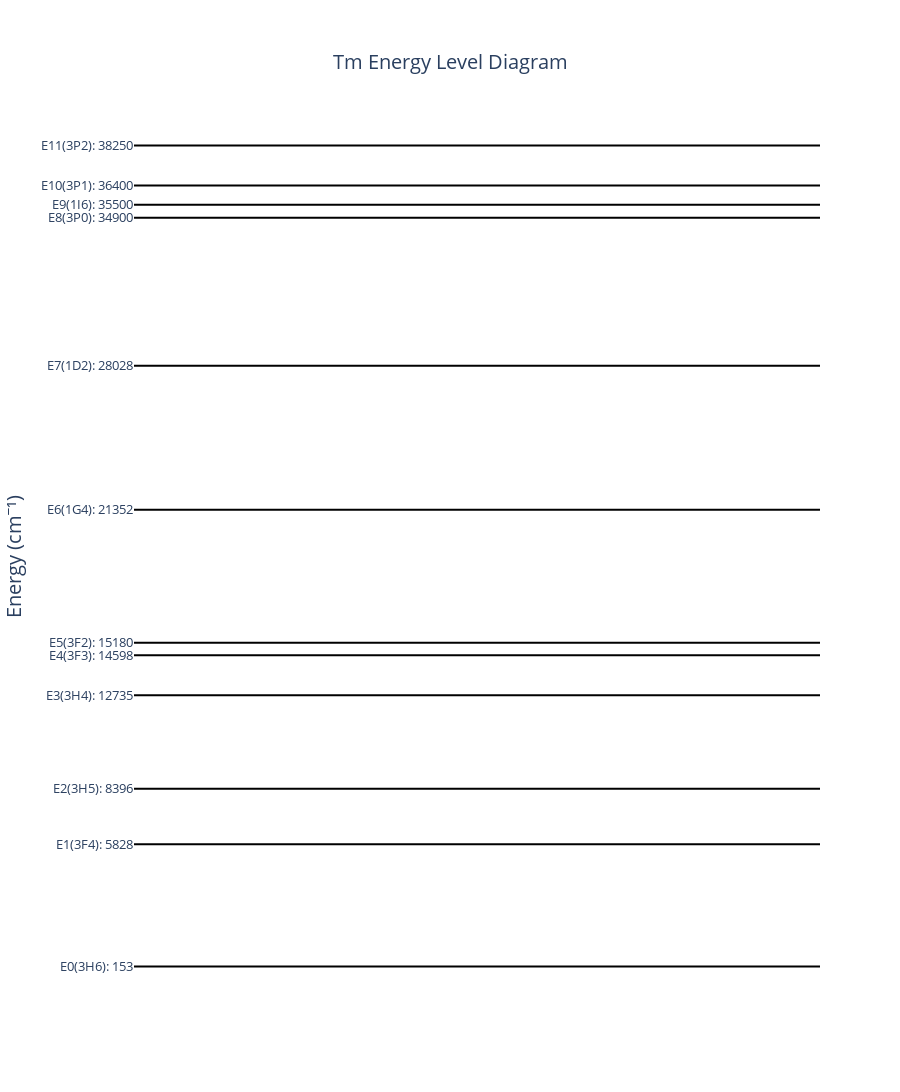

The notebook cell saved with this chart:
### Markdown cell above
# `1. class EnergyLevelDiagram`

## Visualization of energy level diagram

### Code cell
diagram = EnergyLevelDiagram('Tm',Tm_energy)
diagram.plot_diagram()

### Figure 1 — Plotly figure (JSON) as saved in the notebook; plotly's stock layout.template omitted (floating-point values rounded to 4 significant figures)
{"data": [{"line": {"color": "black", "width": 2}, "mode": "lines", "showlegend": false, "type": "scatter", "x": [0, 1], "y": [153, 153]}, {"line": {"color": "black", "width": 2}, "mode": "lines", "showlegend": false, "type": "scatter", "x": [0, 1], "y": [5828, 5828]}, {"line": {"color": "black", "width": 2}, "mode": "lines", "showlegend": false, "type": "scatter", "x": [0, 1], "y": [8396, 8396]}, {"line": {"color": "black", "width": 2}, "mode": "lines", "showlegend": false, "type": "scatter", "x": [0, 1], "y": [12735, 12735]}, {"line": {"color": "black", "width": 2}, "mode": "lines", "showlegend": false, "type": "scatter", "x": [0, 1], "y": [14598, 14598]}, {"line": {"color": "black", "width": 2}, "mode": "lines", "showlegend": false, "type": "scatter", "x": [0, 1], "y": [15180, 15180]}, {"line": {"color": "black", "width": 2}, "mode": "lines", "showlegend": false, "type": "scatter", "x": [0, 1], "y": [21352, 21352]}, {"line": {"color": "black", "width": 2}, "mode": "lines", "showlegend": false, "type": "scatter", "x": [0, 1], "y": [28028, 28028]}, {"line": {"color": "black", "width": 2}, "mode": "lines", "showlegend": false, "type": "scatter", "x": [0, 1], "y": [34900, 34900]}, {"line": {"color": "black", "width": 2}, "mode": "lines", "showlegend": false, "type": "scatter", "x": [0, 1], "y": [35500, 35500]}, {"line": {"color": "black", "width": 2}, "mode": "lines", "showlegend": false, "type": "scatter", "x": [0, 1], "y": [36400, 36400]}, {"line": {"color": "black", "width": 2}, "mode": "lines", "showlegend": false, "type": "scatter", "x": [0, 1], "y": [38250, 38250]}], "layout": {"height": 1100, "plot_bgcolor": "white", "title": {"font": {"size": 20}, "text": "Tm Energy Level Diagram", "x": 0.5, "y": 0.95}, "width": 900, "xaxis": {"showgrid": false, "tickmode": "array", "tickvals": []}, "yaxis": {"autorange": true, "showgrid": false, "tickfont": {"size": 13}, "tickmode": "array", "ticktext": ["E0(3H6): 153", "E1(3F4): 5828", "E2(3H5): 8396", "E3(3H4): 12735", "E4(3F3): 14598", "E5(3F2): 15180", "E6(1G4): 21352", "E7(1D2): 28028", "E8(3P0): 34900", "E9(1I6): 35500", "E10(3P1): 36400", "E11(3P2): 38250"], "tickvals": [153, 5828, 8396, 12735, 14598, 15180, 21352, 28028, 34900, 35500, 36400, 38250], "title": {"font": {"size": 20}, "text": "Energy (cm⁻¹)"}, "type": "linear"}}}
